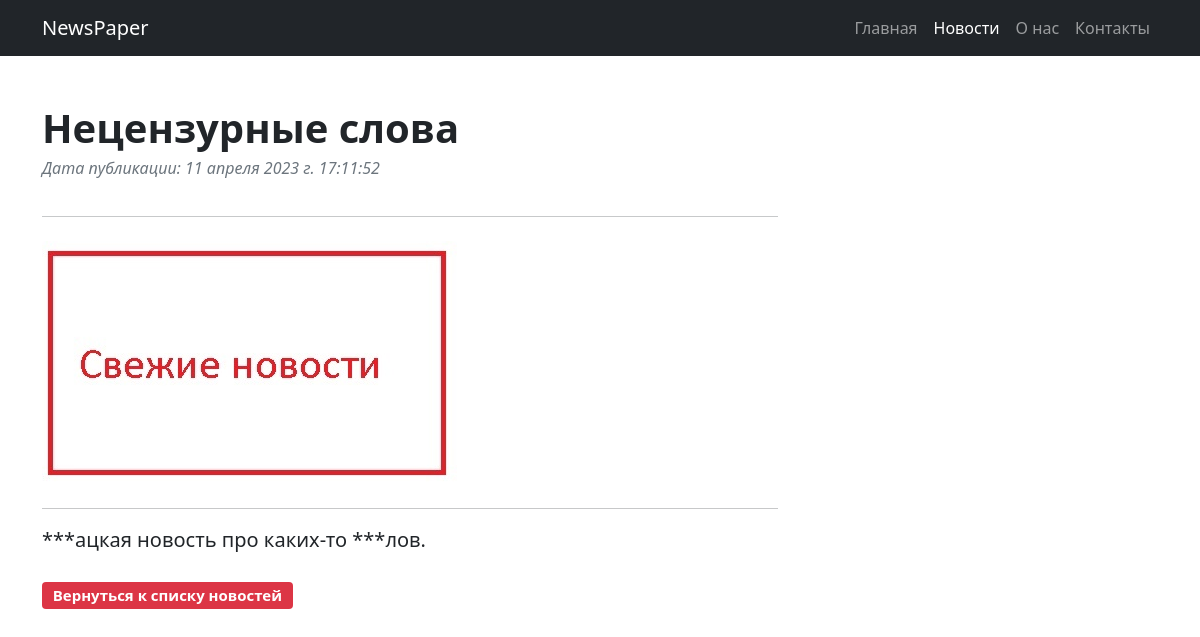
/news/5, run on the app's committed database.
### newspaper/models.py (models this page shows, shortened)
class Post(models.Model):
    authorArticle = models.ForeignKey(Author, on_delete=models.CASCADE, verbose_name="Автор")
    news = 'NW'
    article = 'AR'
    CATEGORY_CHOICES = (
        (news, 'Новость'),
        (article, 'Статья'),
    )
    categoryType = models.CharField(max_length=2, choices=CATEGORY_CHOICES, default=article, verbose_name="Категория")
    dateCreated = models.DateTimeField(auto_now_add=True)
    postCategory = models.ManyToManyField(Category, through='PostCategory')
    title = models.CharField(max_length=128, unique=True, verbose_name="Заголовок")
    text = models.TextField(verbose_name="Текст поста")
    rating = models.SmallIntegerField(default=0, verbose_name="Рейтинг поста")

### newspaper/views.py (the view)
# urls.py: path('<int:pk>', PostList.as_view(), name='post'),  # pk — первичный ключ поста, который будет выводиться в шаблон
class PostList(DetailView):
    model = Post
    template_name = 'post.html'
    context_object_name = 'post'

### newspaper/templatetags/censor.py (called while the page is built)
@register.filter(name='censor')
def censor(value, arg):
    cList = ['дур', 'коз']
    cEdit = value
    result = ''
    for w in cList:
        cTemp = cEdit.lower().replace(w, arg * len(w))
        cEdit = cTemp
    for i in range(0, len(value)):
        if (value[i] != cEdit[i]):
            result += cEdit[i].upper()
        else:
            result += cEdit[i]
    return result

### templates/post.html (shortened to what this page needs)
{% extends 'flatpages/default.html' %}
{% load static %}
{% load censor %}
{% block idpage %}news{% endblock %}
{% block header %}
{{ post.title|censor:'*' }}
{% endblock %}
{% block count %}
Дата публикации: {{ post.dateCreated|date:'d E Y г. H:i:s' }}
{% endblock %}
{% block image %}
{% static 'assets/pic.jpg' %}
{% endblock %}
{% block content %}
<hr>
<p class="fs-5 mb-4">{{ post.text|censor:'*' }}</p>
<p class="block-btn"><a class="btn" href="/news">Вернуться к списку новостей</a></p>
{% endblock content %}

### static/css/mystyles.css (style rules this page uses)
html, body { height: 100%; }
.btn { border-radius: 0.25rem; color: #fff; background-color: #dc3545; padding: 0.31em 0.65em 0.35em 0.65em; font-size: 0.75em; font-weight: 700; line-height: 1; }
.mb-5.post-content p { font-size: 20px; }

### data on the page
Post: title|censor "Нецензурные слова", dateCreated "11 апреля 2023 г. 17:11:52", text|censor "***ацкая новость про каких-то ***лов."
